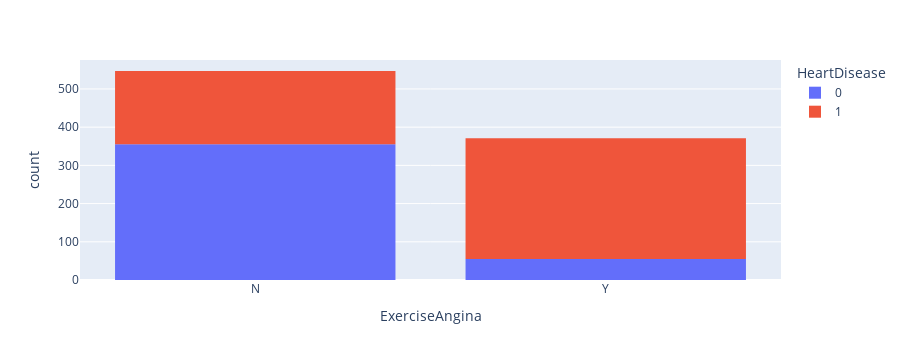

Here is the notebook cell this chart was saved with:
### Code cell
px.histogram(df, 'ExerciseAngina', color = 'HeartDisease')

### Figure 1 — Plotly figure (JSON) as saved in the notebook; plotly's stock layout.template omitted (floating-point values rounded to 4 significant figures; data arrays with more than 128 entries replaced by an {"elided": "..."} marker saying what was removed)
{"data": [{"alignmentgroup": "True", "bingroup": "x", "hovertemplate": "HeartDisease=0<br>ExerciseAngina=%{x}<br>count=%{y}<extra></extra>", "legendgroup": "0", "marker": {"color": "#636efa", "pattern": {"shape": ""}}, "name": "0", "offsetgroup": "0", "orientation": "v", "showlegend": true, "type": "histogram", "x": {"elided": "410 str values"}, "xaxis": "x", "yaxis": "y"}, {"alignmentgroup": "True", "bingroup": "x", "hovertemplate": "HeartDisease=1<br>ExerciseAngina=%{x}<br>count=%{y}<extra></extra>", "legendgroup": "1", "marker": {"color": "#EF553B", "pattern": {"shape": ""}}, "name": "1", "offsetgroup": "1", "orientation": "v", "showlegend": true, "type": "histogram", "x": {"elided": "508 str values"}, "xaxis": "x", "yaxis": "y"}], "layout": {"barmode": "relative", "height": 360, "legend": {"title": {"text": "HeartDisease"}, "tracegroupgap": 0}, "margin": {"t": 60}, "xaxis": {"anchor": "y", "autorange": true, "domain": [0, 1], "range": [-0.5, 1.5], "title": {"text": "ExerciseAngina"}, "type": "category"}, "yaxis": {"anchor": "x", "autorange": true, "domain": [0, 1], "range": [0, 575.8], "title": {"text": "count"}}}}
